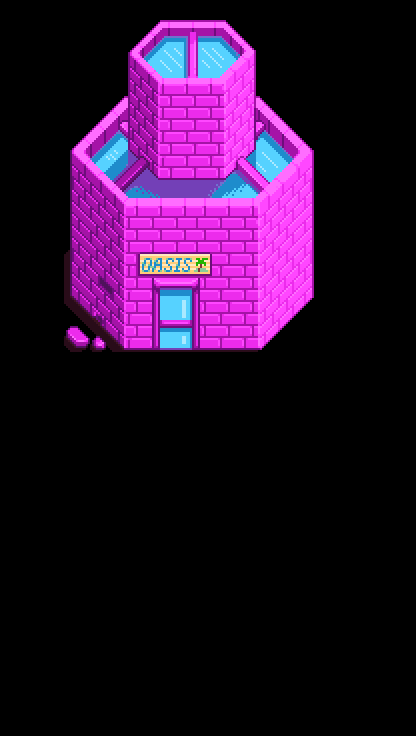

Tiled map render using the project's own tile images. Description and the whole map definition, tile-layer contents included, below:
An orthogonal 13x23 tile map with 32x32 px tiles, 1 tile layer (Tile Layer 1), 2 tilesets and 1 object.

<map version="1.10" tiledversion="1.11.0" orientation="orthogonal" renderorder="right-down" width="13" height="23" tilewidth="32" tileheight="32" infinite="0" nextlayerid="4" nextobjectid="4">
 <tileset firstgid="1" name="Desert_Oasis" tilewidth="32" tileheight="32" tilecount="88" columns="8">
  <image source="Desert_Oasis.png" width="256" height="352" />
 </tileset>
 <tileset firstgid="89" source="WarpPanel.tsx" />
 <layer id="1" name="Tile Layer 1" width="13" height="23">
  <data encoding="csv">
0,0,1,2,3,4,5,6,7,8,0,0,0,
0,0,9,10,11,12,13,14,15,16,0,0,0,
0,0,17,18,19,20,21,22,23,24,0,0,0,
0,0,25,26,27,28,29,30,31,32,0,0,0,
0,0,33,34,35,36,37,38,39,40,0,0,0,
0,0,41,42,43,44,45,46,47,48,0,0,0,
0,0,49,50,51,52,53,54,55,56,0,0,0,
0,0,57,58,59,60,61,62,63,64,0,0,0,
0,0,65,66,67,68,69,70,71,72,0,0,0,
0,0,73,74,75,76,77,78,79,80,0,0,0,
0,0,81,82,83,84,85,86,87,88,0,0,0,
0,0,0,0,0,0,0,0,0,0,0,0,0,
0,0,0,0,0,0,0,0,0,0,0,0,0,
0,0,0,0,0,0,0,0,0,0,0,0,0,
0,0,0,0,0,0,0,0,0,0,0,0,0,
0,0,0,0,0,0,0,0,0,0,0,0,0,
0,0,0,0,0,0,0,0,0,0,0,0,0,
0,0,0,0,0,0,0,0,0,0,0,0,0,
0,0,0,0,0,0,0,0,0,0,0,0,0,
0,0,0,0,0,0,0,0,0,0,0,0,0,
0,0,0,0,0,0,0,0,0,0,0,0,0,
0,0,0,0,0,0,0,0,0,0,0,0,0,
0,0,0,0,0,0,0,0,0,0,0,0,0
</data>
 </layer>
 <objectgroup id="3" name="Warp">
  <object id="3" gid="89" x="160" y="350" width="32" height="32">
   <properties>
    <property name="MapName" value="Map/starter_island" />
    <property name="TargetX" value="32" />
    <property name="TargetY" value="160" />
   </properties>
  </object>
 </objectgroup>
</map>
